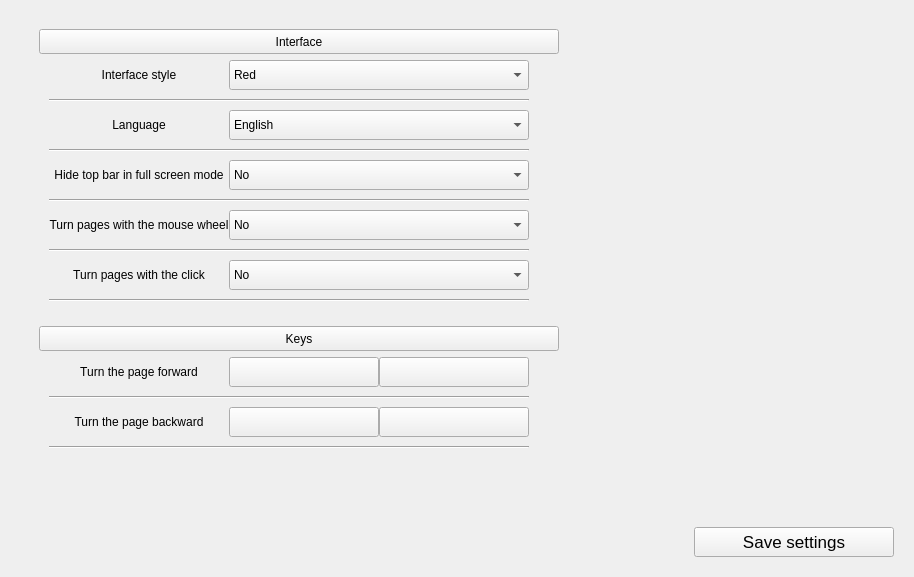
<?xml version="1.0" encoding="UTF-8"?>
<ui version="4.0">
 <class>Settings_ProgramLayout</class>
 <widget class="QFrame" name="Settings_ProgramLayout">
  <property name="geometry">
   <rect>
    <x>0</x>
    <y>0</y>
    <width>914</width>
    <height>577</height>
   </rect>
  </property>
  <property name="sizePolicy">
   <sizepolicy hsizetype="Expanding" vsizetype="Expanding">
    <horstretch>0</horstretch>
    <verstretch>0</verstretch>
   </sizepolicy>
  </property>
  <property name="windowTitle">
   <string>Frame</string>
  </property>
  <property name="styleSheet">
   <string notr="true"/>
  </property>
  <property name="frameShape">
   <enum>QFrame::NoFrame</enum>
  </property>
  <property name="frameShadow">
   <enum>QFrame::Raised</enum>
  </property>
  <layout class="QVBoxLayout" name="verticalLayout" stretch="1,0">
   <property name="spacing">
    <number>0</number>
   </property>
   <property name="leftMargin">
    <number>30</number>
   </property>
   <property name="topMargin">
    <number>20</number>
   </property>
   <property name="rightMargin">
    <number>20</number>
   </property>
   <property name="bottomMargin">
    <number>20</number>
   </property>
   <item>
    <widget class="QScrollArea" name="scrollArea">
     <property name="frameShape">
      <enum>QFrame::NoFrame</enum>
     </property>
     <property name="verticalScrollBarPolicy">
      <enum>Qt::ScrollBarAsNeeded</enum>
     </property>
     <property name="sizeAdjustPolicy">
      <enum>QAbstractScrollArea::AdjustToContentsOnFirstShow</enum>
     </property>
     <property name="widgetResizable">
      <bool>true</bool>
     </property>
     <widget class="QWidget" name="scrollAreaWidgetContents_2">
      <property name="geometry">
       <rect>
        <x>0</x>
        <y>0</y>
        <width>864</width>
        <height>505</height>
       </rect>
      </property>
      <layout class="QVBoxLayout" name="verticalLayout_3">
       <item>
        <widget class="QPushButton" name="InterfaceButton">
         <property name="minimumSize">
          <size>
           <width>520</width>
           <height>25</height>
          </size>
         </property>
         <property name="maximumSize">
          <size>
           <width>520</width>
           <height>25</height>
          </size>
         </property>
         <property name="text">
          <string>Interface</string>
         </property>
        </widget>
       </item>
       <item>
        <widget class="QWidget" name="InterfaceLayout" native="true">
         <property name="sizePolicy">
          <sizepolicy hsizetype="Preferred" vsizetype="MinimumExpanding">
           <horstretch>0</horstretch>
           <verstretch>0</verstretch>
          </sizepolicy>
         </property>
         <layout class="QFormLayout" name="formLayout_3">
          <property name="sizeConstraint">
           <enum>QLayout::SetMinimumSize</enum>
          </property>
          <property name="horizontalSpacing">
           <number>0</number>
          </property>
          <property name="verticalSpacing">
           <number>5</number>
          </property>
          <property name="leftMargin">
           <number>10</number>
          </property>
          <property name="topMargin">
           <number>0</number>
          </property>
          <property name="rightMargin">
           <number>10</number>
          </property>
          <property name="bottomMargin">
           <number>15</number>
          </property>
          <item row="0" column="0">
           <widget class="QLabel" name="InterfaceStyle">
            <property name="minimumSize">
             <size>
              <width>180</width>
              <height>30</height>
             </size>
            </property>
            <property name="text">
             <string>Interface style</string>
            </property>
            <property name="alignment">
             <set>Qt::AlignCenter</set>
            </property>
           </widget>
          </item>
          <item row="0" column="1">
           <widget class="QComboBox" name="InterfaceStyleBox">
            <property name="minimumSize">
             <size>
              <width>300</width>
              <height>30</height>
             </size>
            </property>
            <property name="maximumSize">
             <size>
              <width>300</width>
              <height>30</height>
             </size>
            </property>
            <property name="currentText">
             <string notr="true">Red</string>
            </property>
            <property name="insertPolicy">
             <enum>QComboBox::InsertAtCurrent</enum>
            </property>
            <item>
             <property name="text">
              <string notr="true">Red</string>
             </property>
            </item>
           </widget>
          </item>
          <item row="1" column="0" colspan="2">
           <widget class="Line" name="line_62">
            <property name="minimumSize">
             <size>
              <width>0</width>
              <height>10</height>
             </size>
            </property>
            <property name="maximumSize">
             <size>
              <width>480</width>
              <height>10</height>
             </size>
            </property>
            <property name="orientation">
             <enum>Qt::Horizontal</enum>
            </property>
           </widget>
          </item>
          <item row="2" column="0">
           <widget class="QLabel" name="Language">
            <property name="minimumSize">
             <size>
              <width>180</width>
              <height>30</height>
             </size>
            </property>
            <property name="text">
             <string>Language</string>
            </property>
            <property name="alignment">
             <set>Qt::AlignCenter</set>
            </property>
           </widget>
          </item>
          <item row="2" column="1">
           <widget class="QComboBox" name="LanguageBox">
            <property name="minimumSize">
             <size>
              <width>300</width>
              <height>30</height>
             </size>
            </property>
            <property name="maximumSize">
             <size>
              <width>300</width>
              <height>30</height>
             </size>
            </property>
            <property name="currentText">
             <string notr="true">English</string>
            </property>
            <item>
             <property name="text">
              <string notr="true">English</string>
             </property>
            </item>
            <item>
             <property name="text">
              <string notr="true">Русский</string>
             </property>
            </item>
           </widget>
          </item>
          <item row="3" column="0" colspan="2">
           <widget class="Line" name="line_63">
            <property name="minimumSize">
             <size>
              <width>0</width>
              <height>10</height>
             </size>
            </property>
            <property name="maximumSize">
             <size>
              <width>480</width>
              <height>10</height>
             </size>
            </property>
            <property name="orientation">
             <enum>Qt::Horizontal</enum>
            </property>
           </widget>
          </item>
          <item row="4" column="0">
           <widget class="QLabel" name="TopBarShow">
            <property name="minimumSize">
             <size>
              <width>180</width>
              <height>30</height>
             </size>
            </property>
            <property name="text">
             <string>Hide top bar in full screen mode</string>
            </property>
            <property name="alignment">
             <set>Qt::AlignCenter</set>
            </property>
           </widget>
          </item>
          <item row="4" column="1">
           <widget class="QComboBox" name="TopBarShowBox">
            <property name="minimumSize">
             <size>
              <width>300</width>
              <height>30</height>
             </size>
            </property>
            <property name="maximumSize">
             <size>
              <width>300</width>
              <height>30</height>
             </size>
            </property>
            <property name="currentText">
             <string>No</string>
            </property>
            <item>
             <property name="text">
              <string>No</string>
             </property>
            </item>
            <item>
             <property name="text">
              <string>Yes</string>
             </property>
            </item>
           </widget>
          </item>
          <item row="5" column="0" colspan="2">
           <widget class="Line" name="line_64">
            <property name="minimumSize">
             <size>
              <width>0</width>
              <height>10</height>
             </size>
            </property>
            <property name="maximumSize">
             <size>
              <width>480</width>
              <height>10</height>
             </size>
            </property>
            <property name="orientation">
             <enum>Qt::Horizontal</enum>
            </property>
           </widget>
          </item>
          <item row="6" column="0">
           <widget class="QLabel" name="TurnByWheel">
            <property name="minimumSize">
             <size>
              <width>180</width>
              <height>30</height>
             </size>
            </property>
            <property name="maximumSize">
             <size>
              <width>180</width>
              <height>30</height>
             </size>
            </property>
            <property name="text">
             <string>Turn pages with the mouse wheel</string>
            </property>
            <property name="alignment">
             <set>Qt::AlignCenter</set>
            </property>
           </widget>
          </item>
          <item row="6" column="1">
           <widget class="QComboBox" name="TurnByWheelBox">
            <property name="minimumSize">
             <size>
              <width>300</width>
              <height>30</height>
             </size>
            </property>
            <property name="maximumSize">
             <size>
              <width>180</width>
              <height>30</height>
             </size>
            </property>
            <property name="currentText">
             <string>No</string>
            </property>
            <item>
             <property name="text">
              <string>No</string>
             </property>
            </item>
            <item>
             <property name="text">
              <string>Yes</string>
             </property>
            </item>
           </widget>
          </item>
          <item row="7" column="0" colspan="2">
           <widget class="Line" name="line_68">
            <property name="minimumSize">
             <size>
              <width>0</width>
              <height>10</height>
             </size>
            </property>
            <property name="maximumSize">
             <size>
              <width>480</width>
              <height>10</height>
             </size>
            </property>
            <property name="orientation">
             <enum>Qt::Horizontal</enum>
            </property>
           </widget>
          </item>
          <item row="8" column="0">
           <widget class="QLabel" name="TurnByTap">
            <property name="minimumSize">
             <size>
              <width>180</width>
              <height>30</height>
             </size>
            </property>
            <property name="maximumSize">
             <size>
              <width>180</width>
              <height>30</height>
             </size>
            </property>
            <property name="text">
             <string>Turn pages with the click</string>
            </property>
            <property name="alignment">
             <set>Qt::AlignCenter</set>
            </property>
           </widget>
          </item>
          <item row="8" column="1">
           <widget class="QComboBox" name="TurnByTapBox">
            <property name="minimumSize">
             <size>
              <width>300</width>
              <height>30</height>
             </size>
            </property>
            <property name="maximumSize">
             <size>
              <width>180</width>
              <height>30</height>
             </size>
            </property>
            <property name="currentText">
             <string>No</string>
            </property>
            <item>
             <property name="text">
              <string>No</string>
             </property>
            </item>
            <item>
             <property name="text">
              <string>Yes</string>
             </property>
            </item>
           </widget>
          </item>
          <item row="9" column="0" colspan="2">
           <widget class="Line" name="line_65">
            <property name="minimumSize">
             <size>
              <width>0</width>
              <height>10</height>
             </size>
            </property>
            <property name="maximumSize">
             <size>
              <width>480</width>
              <height>10</height>
             </size>
            </property>
            <property name="orientation">
             <enum>Qt::Horizontal</enum>
            </property>
           </widget>
          </item>
         </layout>
        </widget>
       </item>
       <item>
        <widget class="QPushButton" name="KeysButton">
         <property name="minimumSize">
          <size>
           <width>520</width>
           <height>25</height>
          </size>
         </property>
         <property name="maximumSize">
          <size>
           <width>520</width>
           <height>25</height>
          </size>
         </property>
         <property name="text">
          <string>Keys</string>
         </property>
        </widget>
       </item>
       <item>
        <widget class="QWidget" name="KeysLayout" native="true">
         <property name="sizePolicy">
          <sizepolicy hsizetype="MinimumExpanding" vsizetype="MinimumExpanding">
           <horstretch>0</horstretch>
           <verstretch>0</verstretch>
          </sizepolicy>
         </property>
         <property name="minimumSize">
          <size>
           <width>0</width>
           <height>0</height>
          </size>
         </property>
         <layout class="QFormLayout" name="formLayout_4">
          <property name="sizeConstraint">
           <enum>QLayout::SetMinimumSize</enum>
          </property>
          <property name="horizontalSpacing">
           <number>0</number>
          </property>
          <property name="verticalSpacing">
           <number>5</number>
          </property>
          <property name="leftMargin">
           <number>10</number>
          </property>
          <property name="topMargin">
           <number>0</number>
          </property>
          <property name="rightMargin">
           <number>10</number>
          </property>
          <property name="bottomMargin">
           <number>15</number>
          </property>
          <item row="0" column="0">
           <widget class="QLabel" name="TurnForward">
            <property name="minimumSize">
             <size>
              <width>180</width>
              <height>30</height>
             </size>
            </property>
            <property name="maximumSize">
             <size>
              <width>180</width>
              <height>30</height>
             </size>
            </property>
            <property name="text">
             <string>Turn the page forward</string>
            </property>
            <property name="alignment">
             <set>Qt::AlignCenter</set>
            </property>
           </widget>
          </item>
          <item row="0" column="1">
           <layout class="QHBoxLayout" name="horizontalLayout">
            <property name="spacing">
             <number>0</number>
            </property>
            <property name="bottomMargin">
             <number>0</number>
            </property>
            <item>
             <widget class="QPushButton" name="FTurnForward">
              <property name="minimumSize">
               <size>
                <width>150</width>
                <height>30</height>
               </size>
              </property>
              <property name="maximumSize">
               <size>
                <width>150</width>
                <height>30</height>
               </size>
              </property>
              <property name="text">
               <string notr="true"/>
              </property>
              <property name="checkable">
               <bool>true</bool>
              </property>
             </widget>
            </item>
            <item>
             <widget class="QPushButton" name="STurnForward">
              <property name="minimumSize">
               <size>
                <width>150</width>
                <height>30</height>
               </size>
              </property>
              <property name="maximumSize">
               <size>
                <width>150</width>
                <height>30</height>
               </size>
              </property>
              <property name="text">
               <string notr="true"/>
              </property>
              <property name="checkable">
               <bool>true</bool>
              </property>
             </widget>
            </item>
            <item>
             <spacer name="horizontalSpacer_2">
              <property name="orientation">
               <enum>Qt::Horizontal</enum>
              </property>
              <property name="sizeHint" stdset="0">
               <size>
                <width>40</width>
                <height>20</height>
               </size>
              </property>
             </spacer>
            </item>
           </layout>
          </item>
          <item row="1" column="0" colspan="2">
           <widget class="Line" name="line_66">
            <property name="minimumSize">
             <size>
              <width>0</width>
              <height>10</height>
             </size>
            </property>
            <property name="maximumSize">
             <size>
              <width>480</width>
              <height>10</height>
             </size>
            </property>
            <property name="orientation">
             <enum>Qt::Horizontal</enum>
            </property>
           </widget>
          </item>
          <item row="2" column="0">
           <widget class="QLabel" name="TurnBackward">
            <property name="minimumSize">
             <size>
              <width>180</width>
              <height>30</height>
             </size>
            </property>
            <property name="maximumSize">
             <size>
              <width>180</width>
              <height>30</height>
             </size>
            </property>
            <property name="text">
             <string>Turn the page backward</string>
            </property>
            <property name="alignment">
             <set>Qt::AlignCenter</set>
            </property>
           </widget>
          </item>
          <item row="2" column="1">
           <layout class="QHBoxLayout" name="horizontalLayout_2">
            <property name="spacing">
             <number>0</number>
            </property>
            <property name="bottomMargin">
             <number>0</number>
            </property>
            <item>
             <widget class="QPushButton" name="FTurnBackward">
              <property name="minimumSize">
               <size>
                <width>150</width>
                <height>30</height>
               </size>
              </property>
              <property name="maximumSize">
               <size>
                <width>150</width>
                <height>30</height>
               </size>
              </property>
              <property name="text">
               <string notr="true"/>
              </property>
              <property name="checkable">
               <bool>true</bool>
              </property>
             </widget>
            </item>
            <item>
             <widget class="QPushButton" name="STurnBackward">
              <property name="minimumSize">
               <size>
                <width>150</width>
                <height>30</height>
               </size>
              </property>
              <property name="maximumSize">
               <size>
                <width>150</width>
                <height>30</height>
               </size>
              </property>
              <property name="text">
               <string notr="true"/>
              </property>
              <property name="checkable">
               <bool>true</bool>
              </property>
             </widget>
            </item>
            <item>
             <spacer name="horizontalSpacer_3">
              <property name="orientation">
               <enum>Qt::Horizontal</enum>
              </property>
              <property name="sizeHint" stdset="0">
               <size>
                <width>40</width>
                <height>20</height>
               </size>
              </property>
             </spacer>
            </item>
           </layout>
          </item>
          <item row="3" column="0" colspan="2">
           <widget class="Line" name="line_67">
            <property name="minimumSize">
             <size>
              <width>0</width>
              <height>10</height>
             </size>
            </property>
            <property name="maximumSize">
             <size>
              <width>480</width>
              <height>10</height>
             </size>
            </property>
            <property name="orientation">
             <enum>Qt::Horizontal</enum>
            </property>
           </widget>
          </item>
         </layout>
        </widget>
       </item>
       <item>
        <spacer name="verticalSpacer">
         <property name="orientation">
          <enum>Qt::Vertical</enum>
         </property>
         <property name="sizeHint" stdset="0">
          <size>
           <width>20</width>
           <height>40</height>
          </size>
         </property>
        </spacer>
       </item>
      </layout>
     </widget>
    </widget>
   </item>
   <item>
    <layout class="QHBoxLayout" name="horizontalLayout_4">
     <property name="rightMargin">
      <number>0</number>
     </property>
     <property name="bottomMargin">
      <number>0</number>
     </property>
     <item>
      <spacer name="horizontalSpacer">
       <property name="orientation">
        <enum>Qt::Horizontal</enum>
       </property>
       <property name="sizeHint" stdset="0">
        <size>
         <width>40</width>
         <height>20</height>
        </size>
       </property>
      </spacer>
     </item>
     <item>
      <widget class="QPushButton" name="SaveButton">
       <property name="sizePolicy">
        <sizepolicy hsizetype="Preferred" vsizetype="Fixed">
         <horstretch>0</horstretch>
         <verstretch>0</verstretch>
        </sizepolicy>
       </property>
       <property name="minimumSize">
        <size>
         <width>200</width>
         <height>30</height>
        </size>
       </property>
       <property name="maximumSize">
        <size>
         <width>200</width>
         <height>30</height>
        </size>
       </property>
       <property name="font">
        <font>
         <pointsize>13</pointsize>
        </font>
       </property>
       <property name="text">
        <string>Save settings</string>
       </property>
      </widget>
     </item>
    </layout>
   </item>
  </layout>
 </widget>
 <resources/>
 <connections/>
</ui>
